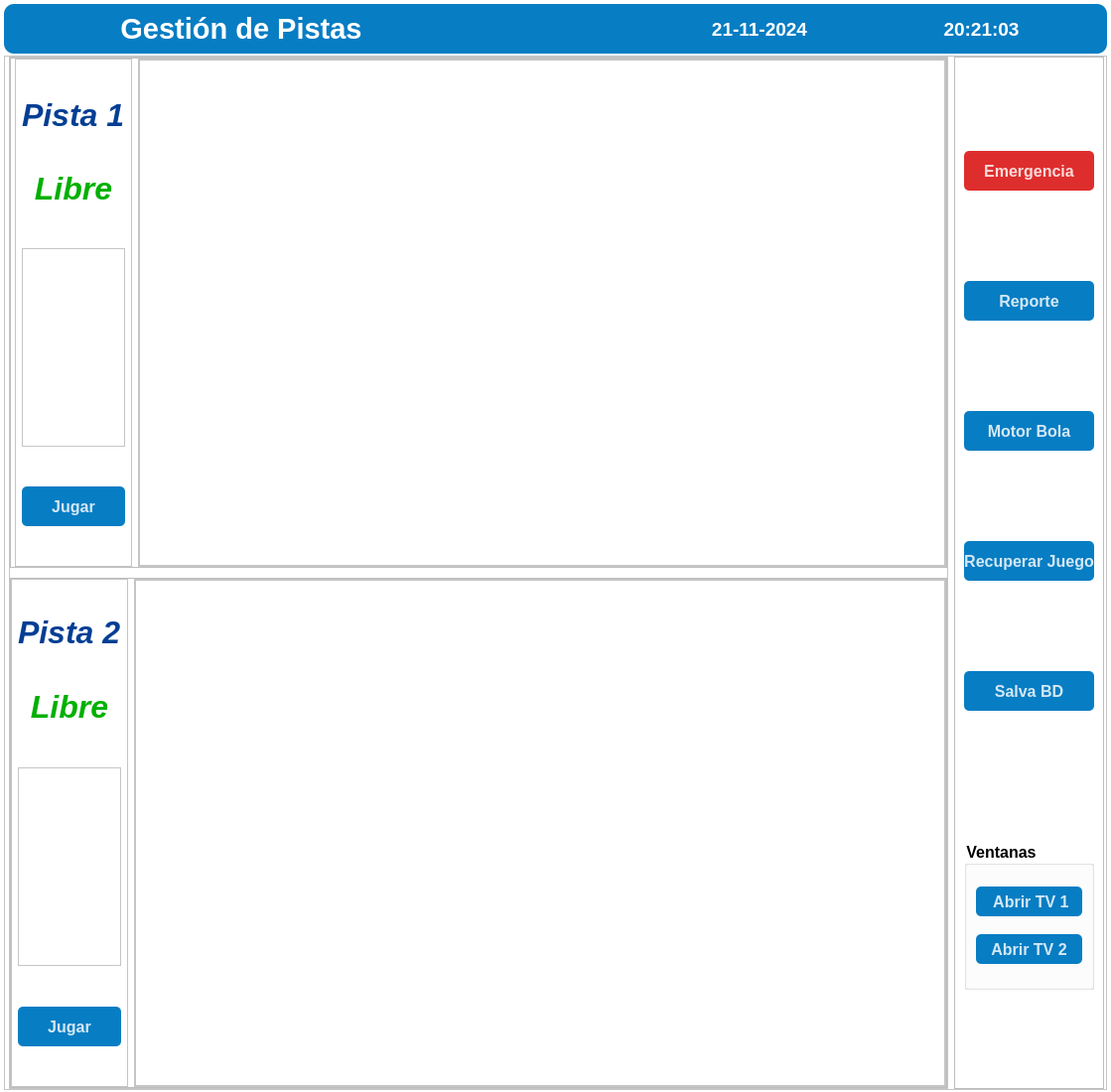
<?xml version="1.0" encoding="UTF-8"?>
<ui version="4.0">
 <class>Form</class>
 <widget class="QWidget" name="Form">
  <property name="geometry">
   <rect>
    <x>0</x>
    <y>0</y>
    <width>1119</width>
    <height>1100</height>
   </rect>
  </property>
  <property name="windowTitle">
   <string>Form</string>
  </property>
  <property name="styleSheet">
   <string notr="true">background-color: rgb(255, 255, 255);</string>
  </property>
  <layout class="QVBoxLayout" name="verticalLayout">
   <property name="spacing">
    <number>2</number>
   </property>
   <property name="leftMargin">
    <number>4</number>
   </property>
   <property name="topMargin">
    <number>4</number>
   </property>
   <property name="rightMargin">
    <number>4</number>
   </property>
   <property name="bottomMargin">
    <number>2</number>
   </property>
   <item>
    <widget class="QFrame" name="frame_10">
     <property name="maximumSize">
      <size>
       <width>16777215</width>
       <height>50</height>
      </size>
     </property>
     <property name="styleSheet">
      <string notr="true">background-color: rgb(7, 125, 195);
border-radius:10px;</string>
     </property>
     <property name="frameShape">
      <enum>QFrame::StyledPanel</enum>
     </property>
     <property name="frameShadow">
      <enum>QFrame::Raised</enum>
     </property>
     <layout class="QHBoxLayout" name="horizontalLayout_5">
      <item>
       <widget class="QFrame" name="frame_12">
        <property name="maximumSize">
         <size>
          <width>600</width>
          <height>800</height>
         </size>
        </property>
        <property name="frameShape">
         <enum>QFrame::StyledPanel</enum>
        </property>
        <property name="frameShadow">
         <enum>QFrame::Raised</enum>
        </property>
        <layout class="QVBoxLayout" name="verticalLayout_9">
         <property name="leftMargin">
          <number>0</number>
         </property>
         <property name="topMargin">
          <number>0</number>
         </property>
         <property name="rightMargin">
          <number>0</number>
         </property>
         <property name="bottomMargin">
          <number>0</number>
         </property>
         <item>
          <widget class="QLabel" name="label_5">
           <property name="font">
            <font>
             <family>Arial</family>
             <pointsize>22</pointsize>
             <bold>true</bold>
            </font>
           </property>
           <property name="styleSheet">
            <string notr="true">color: rgb(255, 255, 255);
</string>
           </property>
           <property name="text">
            <string>Gestión de Pistas</string>
           </property>
           <property name="alignment">
            <set>Qt::AlignCenter</set>
           </property>
          </widget>
         </item>
        </layout>
       </widget>
      </item>
      <item>
       <spacer name="horizontalSpacer">
        <property name="orientation">
         <enum>Qt::Horizontal</enum>
        </property>
        <property name="sizeType">
         <enum>QSizePolicy::Fixed</enum>
        </property>
        <property name="sizeHint" stdset="0">
         <size>
          <width>168</width>
          <height>20</height>
         </size>
        </property>
       </spacer>
      </item>
      <item>
       <widget class="QFrame" name="frame_11">
        <property name="frameShape">
         <enum>QFrame::StyledPanel</enum>
        </property>
        <property name="frameShadow">
         <enum>QFrame::Raised</enum>
        </property>
        <layout class="QHBoxLayout" name="horizontalLayout_4">
         <item>
          <widget class="QLabel" name="fecha">
           <property name="font">
            <font>
             <family>Arial</family>
             <pointsize>14</pointsize>
             <bold>true</bold>
            </font>
           </property>
           <property name="styleSheet">
            <string notr="true">color: rgb(255, 255, 255);
</string>
           </property>
           <property name="text">
            <string>21-11-2024</string>
           </property>
           <property name="alignment">
            <set>Qt::AlignCenter</set>
           </property>
          </widget>
         </item>
         <item>
          <widget class="QLabel" name="hora">
           <property name="font">
            <font>
             <family>Arial</family>
             <pointsize>14</pointsize>
             <bold>true</bold>
            </font>
           </property>
           <property name="styleSheet">
            <string notr="true">color: rgb(255, 255, 255);
</string>
           </property>
           <property name="text">
            <string>20:21:03</string>
           </property>
           <property name="alignment">
            <set>Qt::AlignCenter</set>
           </property>
          </widget>
         </item>
        </layout>
       </widget>
      </item>
     </layout>
    </widget>
   </item>
   <item>
    <widget class="QFrame" name="frame">
     <property name="styleSheet">
      <string notr="true"/>
     </property>
     <property name="frameShape">
      <enum>QFrame::StyledPanel</enum>
     </property>
     <property name="frameShadow">
      <enum>QFrame::Raised</enum>
     </property>
     <layout class="QHBoxLayout" name="horizontalLayout">
      <property name="spacing">
       <number>6</number>
      </property>
      <property name="leftMargin">
       <number>4</number>
      </property>
      <property name="topMargin">
       <number>0</number>
      </property>
      <property name="rightMargin">
       <number>2</number>
      </property>
      <property name="bottomMargin">
       <number>0</number>
      </property>
      <item>
       <widget class="QFrame" name="frame_2">
        <property name="styleSheet">
         <string notr="true">border-color: rgb(0, 0, 255);</string>
        </property>
        <property name="frameShape">
         <enum>QFrame::StyledPanel</enum>
        </property>
        <property name="frameShadow">
         <enum>QFrame::Raised</enum>
        </property>
        <layout class="QVBoxLayout" name="verticalLayout_2">
         <property name="spacing">
          <number>10</number>
         </property>
         <property name="leftMargin">
          <number>0</number>
         </property>
         <property name="topMargin">
          <number>0</number>
         </property>
         <property name="rightMargin">
          <number>0</number>
         </property>
         <property name="bottomMargin">
          <number>0</number>
         </property>
         <item>
          <widget class="QFrame" name="frame_4">
           <property name="layoutDirection">
            <enum>Qt::LeftToRight</enum>
           </property>
           <property name="styleSheet">
            <string notr="true">QFrame#frame_4{
	
	
	
	border: 1px solid rgb(189, 189, 189);
	
	

	
}
	</string>
           </property>
           <property name="frameShape">
            <enum>QFrame::StyledPanel</enum>
           </property>
           <property name="frameShadow">
            <enum>QFrame::Raised</enum>
           </property>
           <layout class="QHBoxLayout" name="horizontalLayout_2">
            <property name="leftMargin">
             <number>4</number>
            </property>
            <property name="topMargin">
             <number>0</number>
            </property>
            <property name="rightMargin">
             <number>0</number>
            </property>
            <property name="bottomMargin">
             <number>0</number>
            </property>
            <item>
             <widget class="QFrame" name="frame_6">
              <property name="frameShape">
               <enum>QFrame::StyledPanel</enum>
              </property>
              <property name="frameShadow">
               <enum>QFrame::Raised</enum>
              </property>
              <layout class="QVBoxLayout" name="verticalLayout_5">
               <property name="spacing">
                <number>2</number>
               </property>
               <property name="leftMargin">
                <number>6</number>
               </property>
               <property name="topMargin">
                <number>4</number>
               </property>
               <property name="rightMargin">
                <number>6</number>
               </property>
               <property name="bottomMargin">
                <number>0</number>
               </property>
               <item>
                <widget class="QLabel" name="label_8">
                 <property name="maximumSize">
                  <size>
                   <width>16777215</width>
                   <height>28</height>
                  </size>
                 </property>
                 <property name="font">
                  <font>
                   <pointsize>24</pointsize>
                   <italic>true</italic>
                   <bold>true</bold>
                  </font>
                 </property>
                 <property name="styleSheet">
                  <string notr="true">color:rgb(2, 62, 148)
</string>
                 </property>
                 <property name="text">
                  <string>Pista 1</string>
                 </property>
                </widget>
               </item>
               <item>
                <widget class="QLabel" name="label_7">
                 <property name="maximumSize">
                  <size>
                   <width>16777215</width>
                   <height>40</height>
                  </size>
                 </property>
                 <property name="font">
                  <font>
                   <pointsize>24</pointsize>
                   <italic>true</italic>
                   <bold>true</bold>
                  </font>
                 </property>
                 <property name="layoutDirection">
                  <enum>Qt::LeftToRight</enum>
                 </property>
                 <property name="styleSheet">
                  <string notr="true">color: rgb(0, 176, 0);</string>
                 </property>
                 <property name="text">
                  <string>Libre</string>
                 </property>
                 <property name="alignment">
                  <set>Qt::AlignCenter</set>
                 </property>
                </widget>
               </item>
               <item>
                <widget class="QFrame" name="frame_15">
                 <property name="maximumSize">
                  <size>
                   <width>16777215</width>
                   <height>200</height>
                  </size>
                 </property>
                 <property name="frameShape">
                  <enum>QFrame::StyledPanel</enum>
                 </property>
                 <property name="frameShadow">
                  <enum>QFrame::Raised</enum>
                 </property>
                 <layout class="QHBoxLayout" name="horizontalLayout_9">
                  <item>
                   <widget class="QLabel" name="label_3">
                    <property name="maximumSize">
                     <size>
                      <width>300</width>
                      <height>250</height>
                     </size>
                    </property>
                    <property name="font">
                     <font>
                      <family>Arial Rounded MT Bold</family>
                      <pointsize>18</pointsize>
                     </font>
                    </property>
                    <property name="text">
                     <string/>
                    </property>
                    <property name="pixmap">
                     <pixmap resource="../bolos.qrc">:/animaciones/fotos/pistaBolook.jpg</pixmap>
                    </property>
                    <property name="alignment">
                     <set>Qt::AlignHCenter|Qt::AlignTop</set>
                    </property>
                   </widget>
                  </item>
                 </layout>
                </widget>
               </item>
               <item>
                <widget class="QPushButton" name="btn_pista1">
                 <property name="maximumSize">
                  <size>
                   <width>600</width>
                   <height>40</height>
                  </size>
                 </property>
                 <property name="font">
                  <font>
                   <pointsize>12</pointsize>
                   <bold>true</bold>
                  </font>
                 </property>
                 <property name="styleSheet">
                  <string notr="true">QPushButton{

		background-color: rgb(7, 125, 195);
	color:rgba(255, 255, 255, 210);
	border-radius:5px;
}

QPushButton:hover{
		background-color: rgb(9, 164, 253);
}

QPushButton:pressed{
	padding-left:5px;
	padding-top:5px;
	background-color:rgba(150, 123, 111, 255);
}</string>
                 </property>
                 <property name="text">
                  <string>Jugar</string>
                 </property>
                </widget>
               </item>
              </layout>
             </widget>
            </item>
            <item>
             <widget class="QFrame" name="frame_7">
              <property name="styleSheet">
               <string notr="true"/>
              </property>
              <property name="frameShape">
               <enum>QFrame::StyledPanel</enum>
              </property>
              <property name="frameShadow">
               <enum>QFrame::Raised</enum>
              </property>
              <layout class="QVBoxLayout" name="verticalLayout_6">
               <property name="spacing">
                <number>0</number>
               </property>
               <property name="leftMargin">
                <number>0</number>
               </property>
               <property name="topMargin">
                <number>0</number>
               </property>
               <property name="rightMargin">
                <number>0</number>
               </property>
               <property name="bottomMargin">
                <number>0</number>
               </property>
               <item>
                <widget class="QTableWidget" name="tablaPista1"/>
               </item>
              </layout>
             </widget>
            </item>
           </layout>
          </widget>
         </item>
         <item>
          <widget class="QFrame" name="frame_5">
           <property name="styleSheet">
            <string notr="true">QFrame#frame_5
{
	

	border: 1px solid rgb(189, 189, 189);

	
}
	</string>
           </property>
           <property name="frameShape">
            <enum>QFrame::StyledPanel</enum>
           </property>
           <property name="frameShadow">
            <enum>QFrame::Raised</enum>
           </property>
           <layout class="QHBoxLayout" name="horizontalLayout_3">
            <property name="spacing">
             <number>6</number>
            </property>
            <property name="leftMargin">
             <number>0</number>
            </property>
            <property name="topMargin">
             <number>0</number>
            </property>
            <property name="rightMargin">
             <number>0</number>
            </property>
            <property name="bottomMargin">
             <number>0</number>
            </property>
            <item>
             <widget class="QFrame" name="frame_8">
              <property name="styleSheet">
               <string notr="true"/>
              </property>
              <property name="frameShape">
               <enum>QFrame::StyledPanel</enum>
              </property>
              <property name="frameShadow">
               <enum>QFrame::Raised</enum>
              </property>
              <layout class="QVBoxLayout" name="verticalLayout_7">
               <property name="spacing">
                <number>2</number>
               </property>
               <property name="leftMargin">
                <number>6</number>
               </property>
               <property name="topMargin">
                <number>0</number>
               </property>
               <property name="rightMargin">
                <number>6</number>
               </property>
               <property name="bottomMargin">
                <number>0</number>
               </property>
               <item>
                <widget class="QLabel" name="label_9">
                 <property name="maximumSize">
                  <size>
                   <width>16777215</width>
                   <height>28</height>
                  </size>
                 </property>
                 <property name="font">
                  <font>
                   <pointsize>24</pointsize>
                   <italic>true</italic>
                   <bold>true</bold>
                  </font>
                 </property>
                 <property name="styleSheet">
                  <string notr="true">color:rgb(2, 62, 148)
</string>
                 </property>
                 <property name="text">
                  <string>Pista 2</string>
                 </property>
                </widget>
               </item>
               <item>
                <widget class="QLabel" name="label_6">
                 <property name="maximumSize">
                  <size>
                   <width>16777215</width>
                   <height>40</height>
                  </size>
                 </property>
                 <property name="font">
                  <font>
                   <pointsize>24</pointsize>
                   <italic>true</italic>
                   <bold>true</bold>
                  </font>
                 </property>
                 <property name="layoutDirection">
                  <enum>Qt::LeftToRight</enum>
                 </property>
                 <property name="styleSheet">
                  <string notr="true">color: rgb(0, 176, 0);</string>
                 </property>
                 <property name="text">
                  <string>Libre</string>
                 </property>
                 <property name="alignment">
                  <set>Qt::AlignCenter</set>
                 </property>
                </widget>
               </item>
               <item>
                <widget class="QFrame" name="frame_13">
                 <property name="maximumSize">
                  <size>
                   <width>16777215</width>
                   <height>200</height>
                  </size>
                 </property>
                 <property name="frameShape">
                  <enum>QFrame::StyledPanel</enum>
                 </property>
                 <property name="frameShadow">
                  <enum>QFrame::Raised</enum>
                 </property>
                 <layout class="QHBoxLayout" name="horizontalLayout_8">
                  <item>
                   <widget class="QLabel" name="label_2">
                    <property name="maximumSize">
                     <size>
                      <width>300</width>
                      <height>250</height>
                     </size>
                    </property>
                    <property name="font">
                     <font>
                      <family>Arial Rounded MT Bold</family>
                      <pointsize>18</pointsize>
                     </font>
                    </property>
                    <property name="layoutDirection">
                     <enum>Qt::LeftToRight</enum>
                    </property>
                    <property name="styleSheet">
                     <string notr="true"/>
                    </property>
                    <property name="text">
                     <string/>
                    </property>
                    <property name="pixmap">
                     <pixmap resource="../bolos.qrc">:/animaciones/fotos/pistaBolook.jpg</pixmap>
                    </property>
                    <property name="alignment">
                     <set>Qt::AlignRight|Qt::AlignTop|Qt::AlignTrailing</set>
                    </property>
                   </widget>
                  </item>
                 </layout>
                </widget>
               </item>
               <item>
                <widget class="QPushButton" name="btn_pista2">
                 <property name="maximumSize">
                  <size>
                   <width>600</width>
                   <height>40</height>
                  </size>
                 </property>
                 <property name="font">
                  <font>
                   <pointsize>12</pointsize>
                   <bold>true</bold>
                  </font>
                 </property>
                 <property name="styleSheet">
                  <string notr="true">QPushButton{

		background-color: rgb(7, 125, 195);
	color:rgba(255, 255, 255, 210);
	border-radius:5px;
}

QPushButton:hover{
		background-color: rgb(9, 164, 253);
}

QPushButton:pressed{
	padding-left:5px;
	padding-top:5px;
	background-color:rgba(150, 123, 111, 255);
}
</string>
                 </property>
                 <property name="text">
                  <string>Jugar</string>
                 </property>
                </widget>
               </item>
              </layout>
             </widget>
            </item>
            <item>
             <widget class="QFrame" name="frame_9">
              <property name="frameShape">
               <enum>QFrame::StyledPanel</enum>
              </property>
              <property name="frameShadow">
               <enum>QFrame::Raised</enum>
              </property>
              <layout class="QVBoxLayout" name="verticalLayout_10">
               <property name="spacing">
                <number>0</number>
               </property>
               <property name="leftMargin">
                <number>0</number>
               </property>
               <property name="topMargin">
                <number>0</number>
               </property>
               <property name="rightMargin">
                <number>0</number>
               </property>
               <property name="bottomMargin">
                <number>0</number>
               </property>
               <item>
                <widget class="QTableWidget" name="tablaPista2"/>
               </item>
              </layout>
             </widget>
            </item>
           </layout>
          </widget>
         </item>
        </layout>
       </widget>
      </item>
      <item>
       <widget class="QFrame" name="frame_3">
        <property name="maximumSize">
         <size>
          <width>200</width>
          <height>16777215</height>
         </size>
        </property>
        <property name="styleSheet">
         <string notr="true">QFrame#frame_3
{
	

	border: 1px solid rgb(189, 189, 189);

	
}
	</string>
        </property>
        <property name="frameShape">
         <enum>QFrame::StyledPanel</enum>
        </property>
        <property name="frameShadow">
         <enum>QFrame::Raised</enum>
        </property>
        <layout class="QVBoxLayout" name="verticalLayout_3">
         <item>
          <widget class="QPushButton" name="pushButton_3">
           <property name="maximumSize">
            <size>
             <width>16777215</width>
             <height>40</height>
            </size>
           </property>
           <property name="font">
            <font>
             <pointsize>12</pointsize>
             <bold>true</bold>
            </font>
           </property>
           <property name="styleSheet">
            <string notr="true">#pushButton_3 {
    background-color: rgba(215, 0, 0, 210); /* Fondo rojo sólido */
    color: rgba(255, 255, 255, 210); /* Texto en blanco */
    border-radius: 5px;
}

#pushButton_3 :hover {
    background-color: rgba(200, 0, 0, 255); /* Rojo más oscuro para el hover */
    color: rgba(255, 255, 255, 210); /* Mantenemos el texto en blanco */
}

#pushButton_3 :pressed {
    background-color: rgba(150, 0, 0, 255); /* Rojo aún más oscuro para el estado presionado */
    padding-left: 5px; /* Efecto de presión */
    padding-top: 5px; /* Efecto de presión */
}</string>
           </property>
           <property name="text">
            <string>Emergencia</string>
           </property>
          </widget>
         </item>
         <item>
          <widget class="QPushButton" name="pushButton_8">
           <property name="maximumSize">
            <size>
             <width>16777215</width>
             <height>40</height>
            </size>
           </property>
           <property name="font">
            <font>
             <pointsize>12</pointsize>
             <bold>true</bold>
            </font>
           </property>
           <property name="styleSheet">
            <string notr="true">QPushButton{

		background-color: rgb(7, 125, 195);
	color:rgba(255, 255, 255, 210);
	border-radius:5px;
}

QPushButton:hover{
		background-color: rgb(9, 164, 253);
}

QPushButton:pressed{
	padding-left:5px;
	padding-top:5px;
	background-color:rgba(150, 123, 111, 255);
}</string>
           </property>
           <property name="text">
            <string>Reporte</string>
           </property>
          </widget>
         </item>
         <item>
          <widget class="QPushButton" name="pushButton_7">
           <property name="maximumSize">
            <size>
             <width>16777215</width>
             <height>40</height>
            </size>
           </property>
           <property name="font">
            <font>
             <pointsize>12</pointsize>
             <bold>true</bold>
            </font>
           </property>
           <property name="styleSheet">
            <string notr="true">QPushButton{

		background-color: rgb(7, 125, 195);
	color:rgba(255, 255, 255, 210);
	border-radius:5px;
}

QPushButton:hover{
		background-color: rgb(9, 164, 253);
}

QPushButton:pressed{
	padding-left:5px;
	padding-top:5px;
	background-color:rgba(150, 123, 111, 255);
}</string>
           </property>
           <property name="text">
            <string>Motor Bola</string>
           </property>
          </widget>
         </item>
         <item>
          <widget class="QPushButton" name="recuperar">
           <property name="maximumSize">
            <size>
             <width>16777215</width>
             <height>40</height>
            </size>
           </property>
           <property name="font">
            <font>
             <pointsize>12</pointsize>
             <bold>true</bold>
            </font>
           </property>
           <property name="styleSheet">
            <string notr="true">QPushButton{

		background-color: rgb(7, 125, 195);
	color:rgba(255, 255, 255, 210);
	border-radius:5px;
}

QPushButton:hover{
		background-color: rgb(9, 164, 253);
}

QPushButton:pressed{
	padding-left:5px;
	padding-top:5px;
	background-color:rgba(150, 123, 111, 255);
}</string>
           </property>
           <property name="text">
            <string>Recuperar Juego</string>
           </property>
          </widget>
         </item>
         <item>
          <widget class="QPushButton" name="salva">
           <property name="maximumSize">
            <size>
             <width>16777215</width>
             <height>40</height>
            </size>
           </property>
           <property name="font">
            <font>
             <pointsize>12</pointsize>
             <bold>true</bold>
            </font>
           </property>
           <property name="styleSheet">
            <string notr="true">QPushButton{

		background-color: rgb(7, 125, 195);
	color:rgba(255, 255, 255, 210);
	border-radius:5px;
}

QPushButton:hover{
		background-color: rgb(9, 164, 253);
}

QPushButton:pressed{
	padding-left:5px;
	padding-top:5px;
	background-color:rgba(150, 123, 111, 255);
}
</string>
           </property>
           <property name="text">
            <string>Salva BD</string>
           </property>
          </widget>
         </item>
         <item>
          <spacer name="spacer">
           <property name="orientation">
            <enum>Qt::Vertical</enum>
           </property>
           <property name="sizeType">
            <enum>QSizePolicy::Minimum</enum>
           </property>
           <property name="sizeHint" stdset="0">
            <size>
             <width>20</width>
             <height>40</height>
            </size>
           </property>
          </spacer>
         </item>
         <item>
          <widget class="QGroupBox" name="groupBox">
           <property name="maximumSize">
            <size>
             <width>200</width>
             <height>150</height>
            </size>
           </property>
           <property name="font">
            <font>
             <pointsize>12</pointsize>
             <bold>true</bold>
            </font>
           </property>
           <property name="title">
            <string>Ventanas</string>
           </property>
           <layout class="QVBoxLayout" name="verticalLayout_4">
            <item>
             <widget class="QPushButton" name="btn_tv1">
              <property name="maximumSize">
               <size>
                <width>16777215</width>
                <height>30</height>
               </size>
              </property>
              <property name="font">
               <font>
                <pointsize>12</pointsize>
                <bold>true</bold>
               </font>
              </property>
              <property name="styleSheet">
               <string notr="true">QPushButton{

		background-color: rgb(7, 125, 195);
	color:rgba(255, 255, 255, 210);
	border-radius:5px;
}

QPushButton:hover{
		background-color: rgb(9, 164, 253);
}

QPushButton:pressed{
	padding-left:5px;
	padding-top:5px;
	background-color:rgba(150, 123, 111, 255);
}</string>
              </property>
              <property name="text">
               <string> Abrir TV 1</string>
              </property>
             </widget>
            </item>
            <item>
             <widget class="QPushButton" name="btn_tv2">
              <property name="maximumSize">
               <size>
                <width>16777215</width>
                <height>30</height>
               </size>
              </property>
              <property name="font">
               <font>
                <pointsize>12</pointsize>
                <bold>true</bold>
               </font>
              </property>
              <property name="styleSheet">
               <string notr="true">QPushButton{

		background-color: rgb(7, 125, 195);
	color:rgba(255, 255, 255, 210);
	border-radius:5px;
}

QPushButton:hover{
		background-color: rgb(9, 164, 253);
}

QPushButton:pressed{
	padding-left:5px;
	padding-top:5px;
	background-color:rgba(150, 123, 111, 255);
}</string>
              </property>
              <property name="text">
               <string>Abrir TV 2</string>
              </property>
             </widget>
            </item>
           </layout>
          </widget>
         </item>
        </layout>
       </widget>
      </item>
     </layout>
    </widget>
   </item>
  </layout>
 </widget>
 <resources>
  <include location="../bolos.qrc"/>
 </resources>
 <connections/>
</ui>
